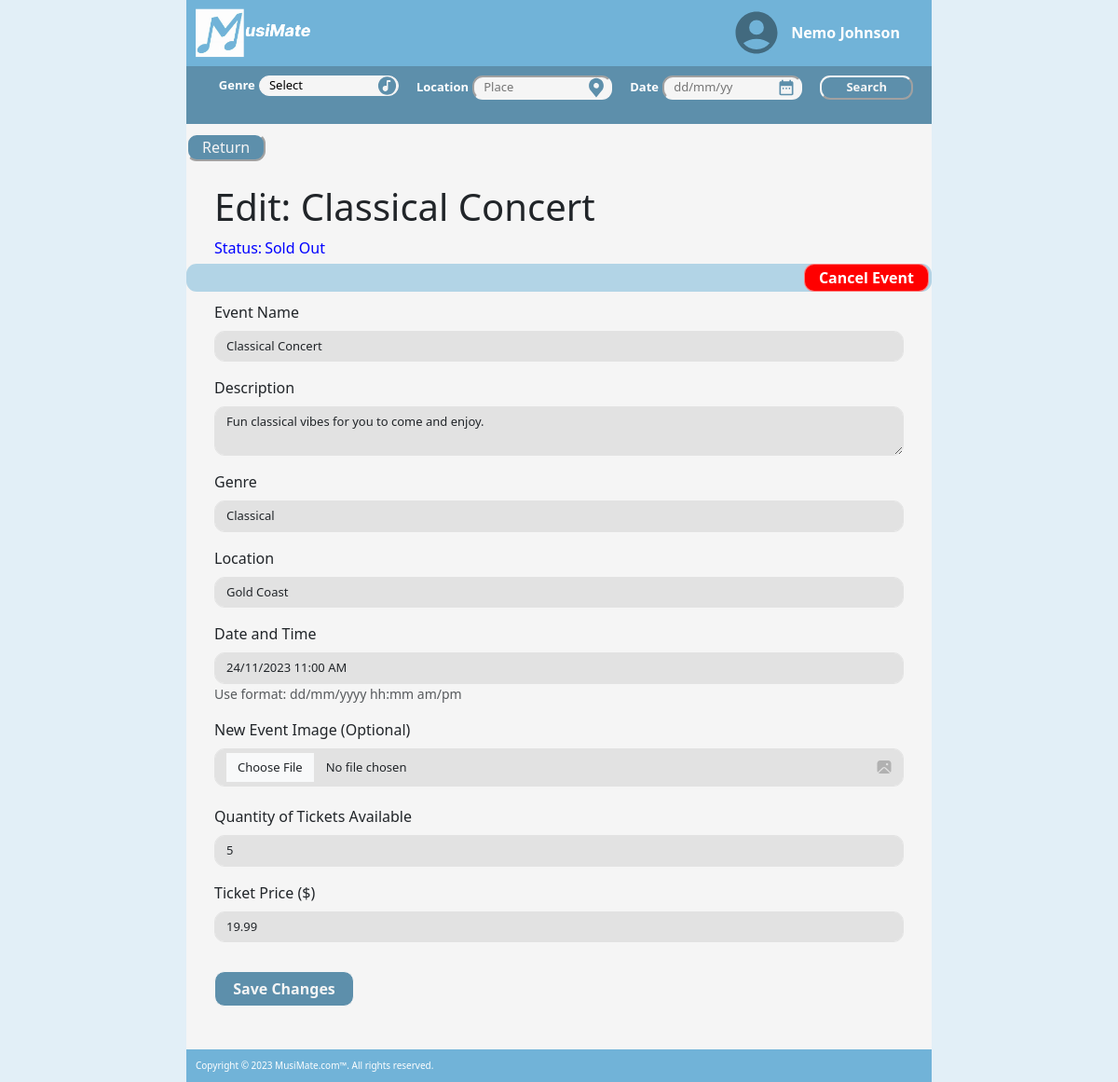
The page /events/edit/2 (signed in) on the database its author committed.
### musimate/models.py (models this page shows, shortened)
class User(db.Model, UserMixin):
    __tablename__ = 'users' # good practice to specify table name
    id = db.Column(db.Integer, primary_key=True)
    name = db.Column(db.String(100), index=True, unique=True, nullable=False)
    email = db.Column(db.String(100), index=True, nullable=False)
    contact_number = db.Column(db.String(15), nullable=True)
    address = db.Column(db.String(255), nullable=True)
    password_hash = db.Column(db.String(255), nullable=False)
    events = db.relationship('Event', backref='user')
    comments = db.relationship('Comment', backref='user')
    orders = db.relationship("Order", backref='user')

class Event(db.Model):
    __tablename__ = 'events'
    id = db.Column(db.Integer, primary_key=True)
    status = db.Column(db.String(10), default='Open')
    name = db.Column(db.String(80))
    description = db.Column(db.String(200))
    genre = db.Column(db.String(40))
    location = db.Column(db.String(200))
    date = db.Column(db.DateTime)
    image = db.Column(db.String(400))
    quantity = db.Column(db.Integer)
    quantitySold = db.Column(db.Integer, default=0)
    price = db.Column(db.Float)
    user_id = db.Column(db.Integer, db.ForeignKey('users.id'))
    comments = db.relationship('Comment', backref='event')
    orders = db.relationship('Order', backref = 'event')

### musimate/events.py (the view, shortened to what this page needs)
@eventbp.route('/edit/<id>', methods=['GET', 'POST'])
@login_required
def edit(id):
    genres = db.session.scalars(db.select(Event.genre.distinct())).all()
    event = db.session.scalar(db.select(Event).where(Event.id == id))
    if (event.user != current_user):
        flash('You are not the owner of this event', 'error')
        return redirect(url_for('event.show', id=id))
    else:
        form = EditEventForm()
        if (request.method == 'GET'):
            form.name.default = event.name
            form.description.default = event.description
            form.genre.default = event.genre
            form.location.default = event.location
            form.date.default = event.date
            form.quantity.default = event.quantity
            form.price.default = event.price
            form.process()
    return render_template('events/create.html', form=form, event=event, genres=genres, selected_genre='Select', editing=True)

### musimate/forms.py
class EditEventForm(FlaskForm):
    name = StringField('Event Name', validators=[InputRequired()])
    description = TextAreaField('Description', validators=[InputRequired()])
    genre = StringField('Genre', validators=[InputRequired()])
    location = StringField('Location', validators=[InputRequired()])
    date = DateTimeField("Date and Time", validators=[InputRequired(
    )], format='%d/%m/%Y %I:%M %p', description="Use format: dd/mm/yyyy hh:mm am/pm")
    image = FileField('New Event Image (Optional)', validators=[FileAllowed(
        ALLOWED_FILE, message='Only supports PNG, JPG, png, jpg')])
    quantity = IntegerField('Quantity of Tickets Available', validators=[InputRequired(
    ), NumberRange(min=10, max=99999999999, message="please enter a quantity greater than 10")])
    price = DecimalField('Ticket Price ($)', validators=[
                         InputRequired()], render_kw={"placeholder": "00.00"})
    submit = SubmitField("Save Changes")

### musimate/templates/events/create.html
{% extends 'base.html' %}
{% from 'bootstrap5/form.html' import render_form %}
{% block content %}
<div class="row">
  <div class="d-flex justify-content-left">
    <div>
      {% if editing %}
      <a class="logo" role="button" href="{{ url_for('event.show', id=event.id) }}">
        <button id="return" style="margin-top: 10px;">Return</button>
      </a>
      {% else %}
      <a class="logo" role="button" href="{{ url_for('main.index') }}">
        <button id="return" style="margin-top: 10px;">Return</button>
      </a>
      {% endif %}
    </div>
  </div>
</div>
<div class="col-md-12" style="padding-left:30px; padding-right:30px">
  {% if editing %}
  <h1 style="padding-top:10px">Edit: {{ event.name }}</h1>
  <div class="d-flex justify-content-left">
    <div>
      <p class="{{ event.status }}" style="margin-bottom:5px;"> Status:</p>
    </div>
    <div>
      <p class="{{ event.status }}" id="status" style="margin-left:3px; margin-bottom:5px;">
        {{ event.status }}</p>
    </div>
  </div>
  {% else %}
  <h1 style="padding-top:10px">Create Event</h1>
  {% endif %}
</div>
<div class="break">
  {% if editing %}
  <div class="d-flex justify-content-end align-items-center" style=" height:100%">
    {% if event.status == "Cancelled" %}
    <a class="breakButton" id ="openButton" href="{{ url_for('event.change_status', id=event.id, status='Open') }}">Open Event</a>
    {% elif (event.status == "Open") or (event.status == "Sold Out") %}
    <a class="breakButton" id ="cancelButton" href="{{ url_for('event.change_status', id=event.id, status='Cancelled') }}">Cancel Event</a>
    {% endif %}
  </div>
  {% endif %}
</div>
<div class="col-md-12" style="padding-left:30px; padding-right:30px">
  {{ render_form(form) }}
</div>
{% endblock %}

### musimate/templates/base.html (shortened to what this page needs)
<html>
<head>
   <link rel="stylesheet" href="{{ url_for('static', filename='styles/style.css') }}">
   <link rel="stylesheet" href="https://cdn.jsdelivr.net/npm/bootstrap@5.3.2/dist/css/bootstrap.min.css"
>
</head>
<body class="body">
   <div class="row">
      <div class="d-flex justify-content-center">
         <div class="col-sm-12 col-md-10 col-lg-8 align-self-center">
            <nav class="navbar">
               <div class="row" style="width: 100%">
                  <div class="col">
                     <a role="button" href="{{ url_for('main.index') }}">
                        <img id="logo" src="/static/image/Capture.PNG" alt="Logo" height="55" style="margin-left: 8px;">
                     </a>
                  </div>
                  <div class="col">
                     <div class="d-flex justify-content-end align-items-center">
                        <a data-bs-toggle="dropdown" aria-dropeffect="move">
                           <img src="/static/svg/user-4-fill.svg" alt="User Icon" class="userIcon">
                        </a>
                        {% if current_user.is_authenticated %}
                        <a class="login">{{current_user.name}}</a>
                        {% else %}
                        <a class="login" href="{{ url_for('auth.login') }}" role="button">Log In</a>
                        {% endif %}
                     </div>
                  </div>
               </div>
            </nav>
            <div class="searchBar">
               <form action="{{url_for('main.search')}}">
                  <div class="d-flex justify-content-between">
                     <div class="input-group" style="justify-content: center;">
                        <div>
                           <label for="Genre" style="color:white; font-size:small; font-weight: bold;">Genre </label>
                           <select class="searchInput" name="genre" id="Genre">
                              <option value="{{ selected_genre }}">{{ selected_genre }}</option>
                           </select>
                        </div>
                        <div>
                           <label for="Location"
                              style="color:white; font-size:small; font-weight: bold;">Location</label>
                           <input class="searchInput" type="text" name="location" id="Location" placeholder="Place"
                              value="{{ selected_location }}">
                        </div>
                        <div>
                           <label for="Date" style="color:white; font-size:small; font-weight: bold;">Date </label>
                           <input class="searchInput" type="text" name="date" id="Date" placeholder="dd/mm/yy"
                              value="{{ selected_date }}">
                        </div>
                        <div>
                           <div class="d-flex justify-content-center align-items-center" style=" height:100%">
                              <button class="searchSubmit" type="submit">Search</button>
                           </div>
                        </div>
                     </div>
               </form>
            </div>
         </div>
         <div class="main">
            {% block content %}
            {% endblock %}
         </div>
      </div>
   </div>
</body>
<footer>
   <div class="d-flex justify-content-center">
      <div class="col-sm-12 col-md-10 col-lg-8 align-self-center">
         <div class="footerBox">
            Copyright © {{ year }} MusiMate.com™. All rights reserved.
         </div>
      </div>
   </div>
</footer>
</html>

### musimate/static/styles/style.css (style rules this page uses)
.body { background-color: rgba(113, 179, 216, 0.20); }
.footerBox { background-color: rgba(113, 179, 216); font-size: x-small; color: white; padding: 10px; }
.break { background-color: rgba(113, 179, 216, 0.50); width: 100%; height: 30px; border-radius: 11px; margin-bottom: 10px; font-size: medium; font-weight: bold; padding-left: 10px; }
.breakButton { border-radius:11px; background-color: rgba(113, 179, 216, .5); color: white; font-size: auto; font-weight: bold; padding-left: 30px; padding-right: 30px; border-color: rgba(255, 255, 255, .5); text-decoration: none; border: 1px solid rgba(255, 255, 255, .5); padding-top: 2px; padding-bottom: 2px; margin-right: 3px; }
#cancelButton { border-radius: 11px; background-color: rgba(255, 0, 0); color: white; font-size: auto; font-weight: bold; padding-left: 15px; padding-right: 15px; border-color: rgba(255, 0, 0, 0.5); text-decoration: none; border: 1px solid rgba(252, 252, 252, 0.5); padding-top: 2px; padding-bottom: 2px; }
.Sold.Out { color: blue }
.login { color: white; margin: 10px; font-weight: bold; text-decoration: none; }
.navbar { background-color: rgb(113, 179, 216); width: 100%; height: fit-content; padding: 10px; }
.userIcon { width: 64px; padding-left: 10px; filter: invert(42%) sepia(19%) saturate(839%) hue-rotate(157deg) brightness(87%) contrast(94%); }
.searchBar { background-color: rgba(93, 143, 171); width: 100%; height: fit-content; padding-left: 10px; padding-right: 10px; padding-bottom: 5px; padding-top: 5px; }
.main { background-color: rgba(245, 245, 245); width: 100%; height: fit-content; padding-bottom: 30px; }
#Genre.searchInput, #genre.createEvent { background-image: url("../svg/genre.svg"); background-repeat: no-repeat; background-size: 23px 23px; background-position: right; }
#Genre.searchInput { appearance: none; }
#Date.searchInput { background-image: url("../svg/date.svg"); background-repeat: no-repeat; background-size: 30px 20px; background-position: right; }
#Location.searchInput, #location.createEvent { background-image: url("../svg/location.svg"); background-repeat: no-repeat; background-size: 30px 23px; background-position: right; }
.searchInput { border-radius: 11px; font-size: small; background-color: rgba(245, 245, 245); border-color: rgba(245, 245, 245); width: 150px; padding-left: 10px; padding-right: 30px; margin-right: 5px; margin-top: 5px; margin-bottom: 5px; }
.searchBar label { margin-left: 15px; }
.searchSubmit { color: rgba(245, 245, 245); border-radius: 11px; border-color: rgba(245, 245, 245); background-color: rgba(93, 143, 171); font-size: small; font-weight: bold; width: 100px; margin-left: 15px; }
#title.createEvent, #location.createEvent, #artist.createEvent, #genre.createEvent, input[type=file] { width: 100%; }
.createEvent input[type=text], .form-control, input[type=date], input[type=time], input[type=number], textarea, .commentForm textarea { border-radius: 11px !important; font-size: small !important; background-color: rgba(226, 226, 226) !important; border-color: rgba(226, 226, 226) !important; }
input[type=file] { width: 100%; border-radius: 11px; border: 1px solid #ccc; display: block; padding: 10px 12px; cursor: pointer; margin-bottom: 20px; background-color: rgba(226, 226, 226); background-image: url("../svg/cloud.svg"); background-position: center right 10px; background-repeat: no-repeat; background-size: 20px 20px; text-indent: 12px; }
.createEventSubmit, input#submit { color: rgba(245, 245, 245); border-radius: 11px; border-color: rgba(245, 245, 245); background-color: rgba(93, 143, 171); font-size: medium; font-weight: bold; margin-top: 15px; width: 150px; }
.popup-content button, .popup-content-confirm input[type=submit], #postComment, #return, div.row.createEvent input[type=submit] { display: block; margin: 0 auto; border-radius: 11px; margin-bottom: 15px; color: rgba(245, 245, 245); border-color: rgba(245, 245, 245) !important; background-color: rgba(93, 143, 171); padding-left: 15px; padding-right: 15px; }
a { text-decoration: none !important; }

### rows shown on the page
User: name "Nemo Johnson"
Event: name "Classical Concert", status "Sold Out", description "Fun classical vibes for you to come and enjoy.", genre "Classical", location "Gold Coast", date "24/11/2023 11:00 AM", quantity "5", price "19.99"

### other values the page prints
form field genre "Select"
